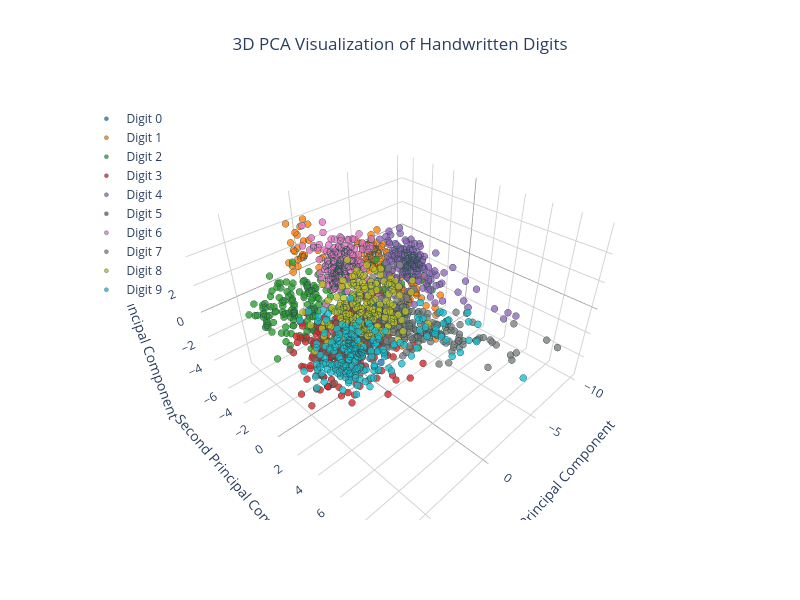

The cell this chart's notebook holds for it:
### Code cell
import plotly.graph_objects as go

# Define colors for each digit
colors = ['#1f77b4', '#ff7f0e', '#2ca02c', '#d62728', '#9467bd',
          '#8c564b', '#e377c2', '#7f7f7f', '#bcbd22', '#17becf']

fig = go.Figure()

# Add each digit as a separate trace for better control
for digit in range(10):
    mask = digits['number_label'] == digit
    fig.add_trace(go.Scatter3d(
        x=pca_pixels[mask, 0],
        y=pca_pixels[mask, 1],
        z=pca_pixels[mask, 2],
        mode='markers',
        marker=dict(
            size=4,
            color=colors[digit],
            opacity=0.8,
            line=dict(width=0.5, color='DarkSlateGray')
        ),
        name=f'Digit {digit}',
        hovertemplate=f'<b>Digit {digit}</b><br>' +
                      'PC1: %{x:.2f}<br>' +
                      'PC2: %{y:.2f}<br>' +
                      'PC3: %{z:.2f}<br>' +
                      '<extra></extra>'
    ))

# Complete layout update
fig.update_layout(
    title='3D PCA Visualization of Handwritten Digits',
    title_x=0.5,
    width=800,
    height=600,
    scene=dict(
        xaxis_title='First Principal Component',
        yaxis_title='Second Principal Component',
        zaxis_title='Third Principal Component',
        camera=dict(
            eye=dict(x=1.2, y=1.2, z=1.2)
        ),
        bgcolor='white',
        xaxis=dict(
            backgroundcolor='rgba(0,0,0,0)',
            gridcolor='lightgray',
            showbackground=True,
            zerolinecolor='gray'
        ),
        yaxis=dict(
            backgroundcolor='rgba(0,0,0,0)',
            gridcolor='lightgray',
            showbackground=True,
            zerolinecolor='gray'
        ),
        zaxis=dict(
            backgroundcolor='rgba(0,0,0,0)',
            gridcolor='lightgray',
            showbackground=True,
            zerolinecolor='gray'
        )
    ),
    legend=dict(
        yanchor="top",
        y=0.99,
        xanchor="left",
        x=0.01
    )
)

fig.show()

### Figure 1 — Plotly figure (JSON) as saved in the notebook; plotly's stock layout.template omitted (floating-point values rounded to 4 significant figures; data arrays with more than 128 entries replaced by an {"elided": "..."} marker saying what was removed)
{"data": [{"hovertemplate": "<b>Digit 0</b><br>PC1: %{x:.2f}<br>PC2: %{y:.2f}<br>PC3: %{z:.2f}<br><extra></extra>", "marker": {"color": "#1f77b4", "line": {"color": "DarkSlateGray", "width": 0.5}, "opacity": 0.8, "size": 4}, "mode": "markers", "name": "Digit 0", "type": "scatter3d", "x": {"elided": "178 float values"}, "y": {"elided": "178 float values"}, "z": {"elided": "178 float values"}}, {"hovertemplate": "<b>Digit 1</b><br>PC1: %{x:.2f}<br>PC2: %{y:.2f}<br>PC3: %{z:.2f}<br><extra></extra>", "marker": {"color": "#ff7f0e", "line": {"color": "DarkSlateGray", "width": 0.5}, "opacity": 0.8, "size": 4}, "mode": "markers", "name": "Digit 1", "type": "scatter3d", "x": {"elided": "182 float values"}, "y": {"elided": "182 float values"}, "z": {"elided": "182 float values"}}, {"hovertemplate": "<b>Digit 2</b><br>PC1: %{x:.2f}<br>PC2: %{y:.2f}<br>PC3: %{z:.2f}<br><extra></extra>", "marker": {"color": "#2ca02c", "line": {"color": "DarkSlateGray", "width": 0.5}, "opacity": 0.8, "size": 4}, "mode": "markers", "name": "Digit 2", "type": "scatter3d", "x": {"elided": "177 float values"}, "y": {"elided": "177 float values"}, "z": {"elided": "177 float values"}}, {"hovertemplate": "<b>Digit 3</b><br>PC1: %{x:.2f}<br>PC2: %{y:.2f}<br>PC3: %{z:.2f}<br><extra></extra>", "marker": {"color": "#d62728", "line": {"color": "DarkSlateGray", "width": 0.5}, "opacity": 0.8, "size": 4}, "mode": "markers", "name": "Digit 3", "type": "scatter3d", "x": {"elided": "183 float values"}, "y": {"elided": "183 float values"}, "z": {"elided": "183 float values"}}, {"hovertemplate": "<b>Digit 4</b><br>PC1: %{x:.2f}<br>PC2: %{y:.2f}<br>PC3: %{z:.2f}<br><extra></extra>", "marker": {"color": "#9467bd", "line": {"color": "DarkSlateGray", "width": 0.5}, "opacity": 0.8, "size": 4}, "mode": "markers", "name": "Digit 4", "type": "scatter3d", "x": {"elided": "181 float values"}, "y": {"elided": "181 float values"}, "z": {"elided": "181 float values"}}, {"hovertemplate": "<b>Digit 5</b><br>PC1: %{x:.2f}<br>PC2: %{y:.2f}<br>PC3: %{z:.2f}<br><extra></extra>", "marker": {"color": "#8c564b", "line": {"color": "DarkSlateGray", "width": 0.5}, "opacity": 0.8, "size": 4}, "mode": "markers", "name": "Digit 5", "type": "scatter3d", "x": {"elided": "182 float values"}, "y": {"elided": "182 float values"}, "z": {"elided": "182 float values"}}, {"hovertemplate": "<b>Digit 6</b><br>PC1: %{x:.2f}<br>PC2: %{y:.2f}<br>PC3: %{z:.2f}<br><extra></extra>", "marker": {"color": "#e377c2", "line": {"color": "DarkSlateGray", "width": 0.5}, "opacity": 0.8, "size": 4}, "mode": "markers", "name": "Digit 6", "type": "scatter3d", "x": {"elided": "181 float values"}, "y": {"elided": "181 float values"}, "z": {"elided": "181 float values"}}, {"hovertemplate": "<b>Digit 7</b><br>PC1: %{x:.2f}<br>PC2: %{y:.2f}<br>PC3: %{z:.2f}<br><extra></extra>", "marker": {"color": "#7f7f7f", "line": {"color": "DarkSlateGray", "width": 0.5}, "opacity": 0.8, "size": 4}, "mode": "markers", "name": "Digit 7", "type": "scatter3d", "x": {"elided": "179 float values"}, "y": {"elided": "179 float values"}, "z": {"elided": "179 float values"}}, {"hovertemplate": "<b>Digit 8</b><br>PC1: %{x:.2f}<br>PC2: %{y:.2f}<br>PC3: %{z:.2f}<br><extra></extra>", "marker": {"color": "#bcbd22", "line": {"color": "DarkSlateGray", "width": 0.5}, "opacity": 0.8, "size": 4}, "mode": "markers", "name": "Digit 8", "type": "scatter3d", "x": {"elided": "174 float values"}, "y": {"elided": "174 float values"}, "z": {"elided": "174 float values"}}, {"hovertemplate": "<b>Digit 9</b><br>PC1: %{x:.2f}<br>PC2: %{y:.2f}<br>PC3: %{z:.2f}<br><extra></extra>", "marker": {"color": "#17becf", "line": {"color": "DarkSlateGray", "width": 0.5}, "opacity": 0.8, "size": 4}, "mode": "markers", "name": "Digit 9", "type": "scatter3d", "x": {"elided": "180 float values"}, "y": {"elided": "180 float values"}, "z": {"elided": "180 float values"}}], "layout": {"height": 600, "legend": {"x": 0.01, "xanchor": "left", "y": 0.99, "yanchor": "top"}, "scene": {"bgcolor": "white", "camera": {"eye": {"x": 1.2, "y": 1.2, "z": 1.2}}, "xaxis": {"backgroundcolor": "rgba(0,0,0,0)", "gridcolor": "lightgray", "showbackground": true, "title": {"text": "First Principal Component"}, "zerolinecolor": "gray"}, "yaxis": {"backgroundcolor": "rgba(0,0,0,0)", "gridcolor": "lightgray", "showbackground": true, "title": {"text": "Second Principal Component"}, "zerolinecolor": "gray"}, "zaxis": {"backgroundcolor": "rgba(0,0,0,0)", "gridcolor": "lightgray", "showbackground": true, "title": {"text": "Third Principal Component"}, "zerolinecolor": "gray"}}, "title": {"text": "3D PCA Visualization of Handwritten Digits", "x": 0.5}, "width": 800}}
